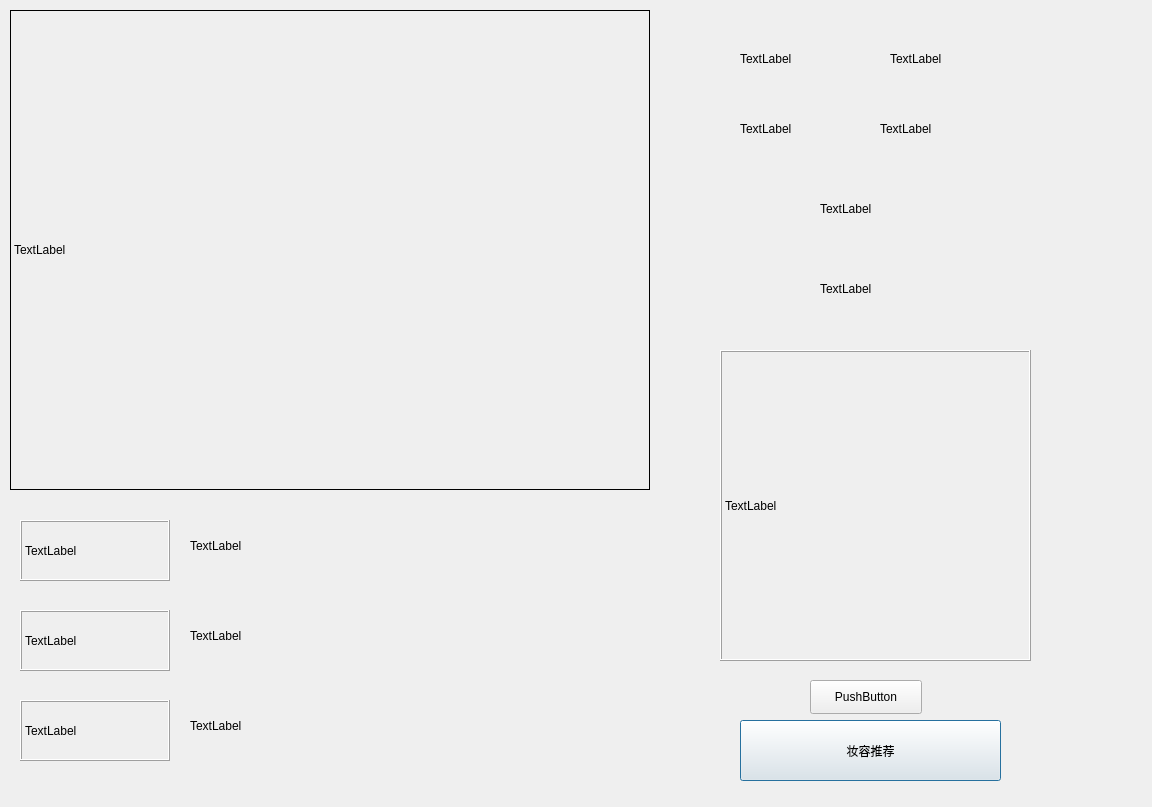
<?xml version="1.0" encoding="UTF-8"?>
<ui version="4.0">
 <class>predictor</class>
 <widget class="QDialog" name="predictor">
  <property name="geometry">
   <rect>
    <x>0</x>
    <y>0</y>
    <width>1152</width>
    <height>807</height>
   </rect>
  </property>
  <property name="windowTitle">
   <string>Dialog</string>
  </property>
  <widget class="QLabel" name="label">
   <property name="geometry">
    <rect>
     <x>720</x>
     <y>350</y>
     <width>311</width>
     <height>311</height>
    </rect>
   </property>
   <property name="frameShape">
    <enum>QFrame::Box</enum>
   </property>
   <property name="frameShadow">
    <enum>QFrame::Raised</enum>
   </property>
   <property name="text">
    <string>TextLabel</string>
   </property>
  </widget>
  <widget class="QLabel" name="label_2">
   <property name="geometry">
    <rect>
     <x>20</x>
     <y>520</y>
     <width>150</width>
     <height>61</height>
    </rect>
   </property>
   <property name="frameShape">
    <enum>QFrame::Box</enum>
   </property>
   <property name="frameShadow">
    <enum>QFrame::Raised</enum>
   </property>
   <property name="text">
    <string>TextLabel</string>
   </property>
  </widget>
  <widget class="QLabel" name="label_3">
   <property name="geometry">
    <rect>
     <x>20</x>
     <y>610</y>
     <width>150</width>
     <height>61</height>
    </rect>
   </property>
   <property name="frameShape">
    <enum>QFrame::Box</enum>
   </property>
   <property name="frameShadow">
    <enum>QFrame::Raised</enum>
   </property>
   <property name="text">
    <string>TextLabel</string>
   </property>
  </widget>
  <widget class="QLabel" name="label_4">
   <property name="geometry">
    <rect>
     <x>10</x>
     <y>10</y>
     <width>640</width>
     <height>480</height>
    </rect>
   </property>
   <property name="frameShape">
    <enum>QFrame::Box</enum>
   </property>
   <property name="text">
    <string>TextLabel</string>
   </property>
  </widget>
  <widget class="QLabel" name="label_5">
   <property name="geometry">
    <rect>
     <x>740</x>
     <y>50</y>
     <width>81</width>
     <height>18</height>
    </rect>
   </property>
   <property name="text">
    <string>TextLabel</string>
   </property>
  </widget>
  <widget class="QLabel" name="label_6">
   <property name="geometry">
    <rect>
     <x>890</x>
     <y>50</y>
     <width>81</width>
     <height>18</height>
    </rect>
   </property>
   <property name="text">
    <string>TextLabel</string>
   </property>
  </widget>
  <widget class="QLabel" name="label_7">
   <property name="geometry">
    <rect>
     <x>740</x>
     <y>120</y>
     <width>81</width>
     <height>18</height>
    </rect>
   </property>
   <property name="text">
    <string>TextLabel</string>
   </property>
  </widget>
  <widget class="QLabel" name="label_8">
   <property name="geometry">
    <rect>
     <x>880</x>
     <y>120</y>
     <width>81</width>
     <height>18</height>
    </rect>
   </property>
   <property name="text">
    <string>TextLabel</string>
   </property>
  </widget>
  <widget class="QLabel" name="label_9">
   <property name="geometry">
    <rect>
     <x>820</x>
     <y>200</y>
     <width>81</width>
     <height>18</height>
    </rect>
   </property>
   <property name="text">
    <string>TextLabel</string>
   </property>
  </widget>
  <widget class="QLabel" name="label_10">
   <property name="geometry">
    <rect>
     <x>820</x>
     <y>280</y>
     <width>81</width>
     <height>18</height>
    </rect>
   </property>
   <property name="text">
    <string>TextLabel</string>
   </property>
  </widget>
  <widget class="QLabel" name="label_11">
   <property name="geometry">
    <rect>
     <x>20</x>
     <y>700</y>
     <width>150</width>
     <height>61</height>
    </rect>
   </property>
   <property name="frameShape">
    <enum>QFrame::Box</enum>
   </property>
   <property name="frameShadow">
    <enum>QFrame::Raised</enum>
   </property>
   <property name="text">
    <string>TextLabel</string>
   </property>
  </widget>
  <widget class="QPushButton" name="pushButton_2">
   <property name="geometry">
    <rect>
     <x>740</x>
     <y>720</y>
     <width>261</width>
     <height>61</height>
    </rect>
   </property>
   <property name="text">
    <string>妆容推荐</string>
   </property>
  </widget>
  <widget class="QLabel" name="label_12">
   <property name="geometry">
    <rect>
     <x>190</x>
     <y>520</y>
     <width>451</width>
     <height>51</height>
    </rect>
   </property>
   <property name="text">
    <string>TextLabel</string>
   </property>
  </widget>
  <widget class="QLabel" name="label_13">
   <property name="geometry">
    <rect>
     <x>190</x>
     <y>610</y>
     <width>451</width>
     <height>51</height>
    </rect>
   </property>
   <property name="text">
    <string>TextLabel</string>
   </property>
  </widget>
  <widget class="QLabel" name="label_14">
   <property name="geometry">
    <rect>
     <x>190</x>
     <y>700</y>
     <width>451</width>
     <height>51</height>
    </rect>
   </property>
   <property name="text">
    <string>TextLabel</string>
   </property>
  </widget>
  <widget class="QPushButton" name="pushButton">
   <property name="geometry">
    <rect>
     <x>810</x>
     <y>680</y>
     <width>112</width>
     <height>34</height>
    </rect>
   </property>
   <property name="text">
    <string>PushButton</string>
   </property>
  </widget>
 </widget>
 <resources/>
 <connections/>
</ui>
